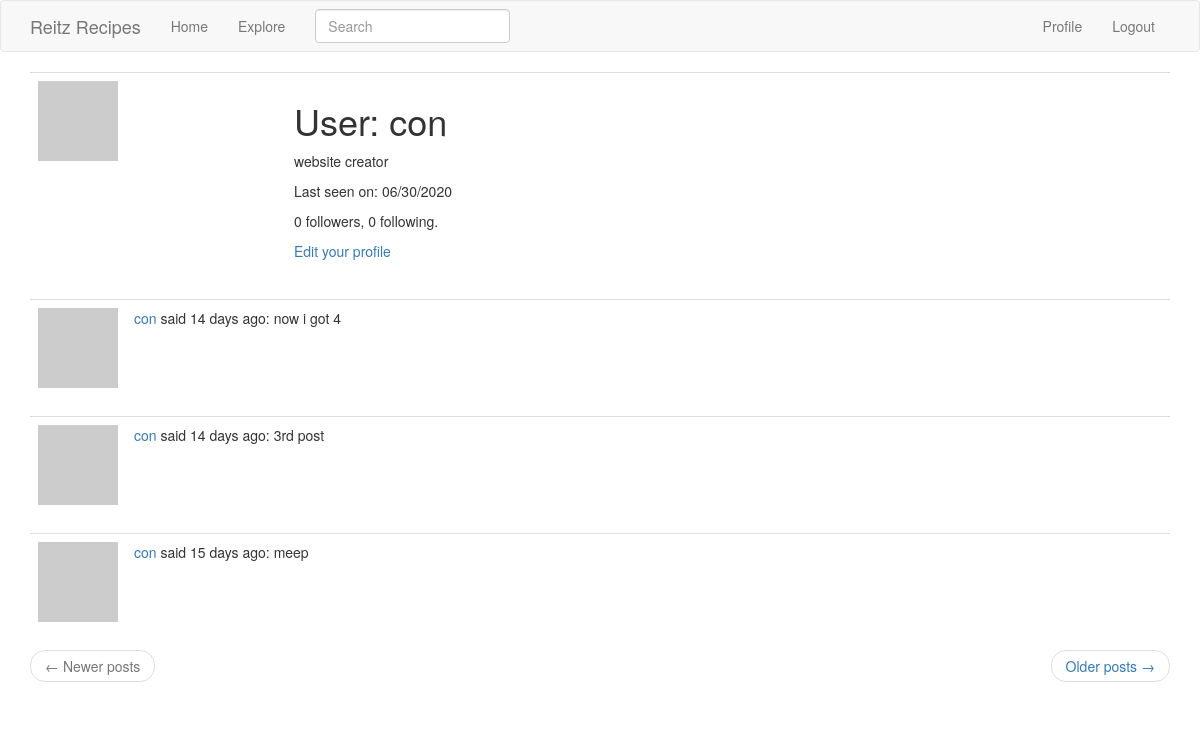
/user/con (signed in), run on an earlier commit of the app's database.
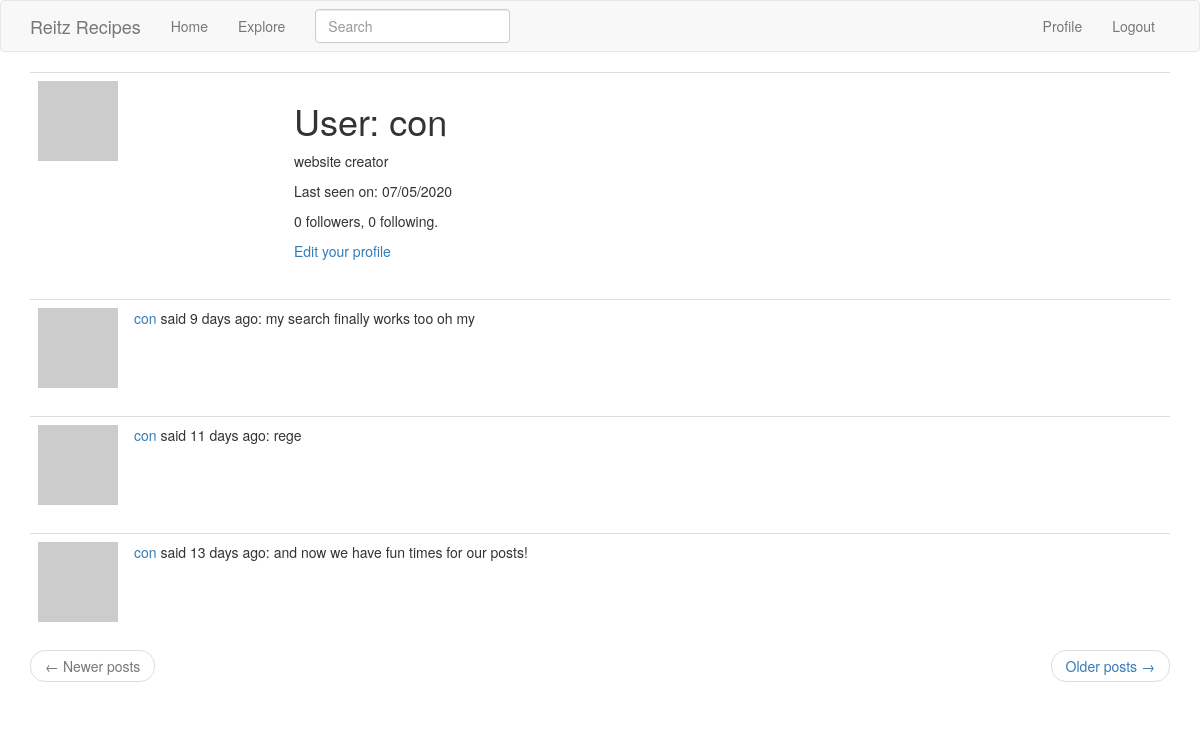
And on a later commit of the database.
### app/models.py (models this page shows, shortened)
class PaginatedAPIMixin(object):
    @staticmethod
    def to_collection_dict(query, page, per_page, endpoint, **kwargs):
        resources = query.paginate(page, per_page, False)
        data = {
        'items': [item.to_dict() for item in resources.items],
            '_meta': {
                'page': page,
                'per_page': per_page,
                'total_pages': resources.pages,
                'total_items': resources.total
            },
            '_links': {
                'self': url_for(endpoint, page=page, per_page=per_page,
                                **kwargs),
                'next': url_for(endpoint, page=page + 1, per_page=per_page,
                                **kwargs) if resources.has_next else None,
                'prev': url_for(endpoint, page=page - 1, per_page=per_page,
                                **kwargs) if resources.has_prev else None
            }
        }
        return data

class User(PaginatedAPIMixin, UserMixin, db.Model):
    id = db.Column(db.Integer, primary_key=True)
    username = db.Column(db.String(64), index=True, unique=True)
    email = db.Column(db.String(120), index=True, unique=True)
    password_hash = (db.Column(db.String(128)))
    posts = db.relationship('Post', backref='author', lazy='dynamic')
    about_me = db.Column(db.String(140))
    last_seen = db.Column(db.DateTime, default=datetime.utcnow)
    token = db.Column(db.String(32), index=True, unique=True)
    token_expiration = db.Column(db.DateTime);
    def avatar(self, size):
        digest = md5(self.email.lower().encode('utf-8')).hexdigest()
        return 'https://www.gravatar.com/avatar/{}?d=identicon&s={}'.format(
            digest, size)
    followed = db.relationship(
        'User', secondary=followers,
        primaryjoin=(followers.c.follower_id == id),
        secondaryjoin=(followers.c.followed_id == id),
        backref=db.backref('followers', lazy='dynamic'), lazy='dynamic')

class SearchableMixin(object):
    @classmethod
    def before_commit(cls, session):
        session._changes = {
            'add': list(session.new),
            'update': list(session.dirty),
            'delete': list(session.deleted)
        }
    @classmethod
    def after_commit(cls, session):
        for obj in session._changes['add']:
            if isinstance(obj, SearchableMixin):
                add_to_index(obj.__tablename__, obj)
        for obj in session._changes['update']:
            if isinstance(obj, SearchableMixin):
                add_to_index(obj.__tablename__, obj)
        for obj in session._changes['delete']:
            if isinstance(obj, SearchableMixin):
                remove_from_index(obj.__tablename__, obj)
        session._changes = None

class Post(SearchableMixin, db.Model):
    __searchable__ = ['body']
    id = db.Column(db.Integer, primary_key=True)
    body = db.Column(db.String(140))
    timestamp = db.Column(db.DateTime, index=True, default=datetime.utcnow)
    user_id = db.Column(db.Integer, db.ForeignKey('user.id'))

### app/main/routes.py (the view)
@bp.route('/user/<username>')
@login_required
def user(username):
    user = User.query.filter_by(username=username).first_or_404()
    page = request.args.get('page', 1, type=int)
    posts = user.posts.order_by(Post.timestamp.desc()).paginate(
        page, current_app.config['POSTS_PER_PAGE'], False)
    next_url = url_for('main.user', username=user.username, page=posts.next_num) \
        if posts.has_next else None
    prev_url = url_for('main.user', username=user.username, page=posts.prev_num) \
        if posts.has_prev else None
    form = EmptyForm()
    return render_template('user.html', user=user, posts=posts.items, next_url=next_url,
        prev_url=prev_url, form=form)

### app/main/forms.py
class SearchForm(FlaskForm):
    q = StringField('Search', validators=[DataRequired()])
    def __init__(self, *args, **kwargs):
        if 'formdata' not in kwargs:
            kwargs['formdata'] = request.args
        if 'csrf_enabled' not in kwargs:
            kwargs['csrf_enabled'] = False
        super(SearchForm, self).__init__(*args, **kwargs)

class EmptyForm(FlaskForm):
    submit = SubmitField('Submit')

### app/main/routes.py (called while the page is built)
@bp.before_request
def before_request():
    if current_user.is_authenticated:
        current_user.last_seen = datetime.utcnow()
        db.session.commit()
        g.search_form = SearchForm()

### app/models.py (called while the page is built)
@login.user_loader
def load_user(id):
    return User.query.get(int(id))

### app/templates/user.html (shortened to what this page needs)
{% extends "base.html" %}
{% block app_content %}
    <table class="table table-hover">
        <tr>
            <td width="256px"><img src="{{ user.avatar(256) }}"></td>
            <td>
                <h1>User: {{ user.username }}</h1>
                {% if user.about_me %}<p>{{ user.about_me }}</p>{% endif %}
                {% if user.last_seen %}<p>Last seen on: {{ moment(user.last_seen).format('L') }}</p>{% endif %}
                <p>{{ user.followers.count() }} followers, {{ user.followed.count() }} following.</p>
                {% if user == current_user %}
                <p><a href="{{ url_for('main.edit_profile') }}">Edit your profile</a></p>
                {% endif %}
            </td>
        </tr>
    </table>
    {% for post in posts %}
        {% include '_post.html' %}
    {% endfor %}
    <nav aria-label="...">
        <ul class="pager">
            <li class="previous{% if not prev_url %} disabled{% endif %}">
                <a href="{{ prev_url or '#' }}">
                    <span aria-hidden="true">&larr;</span> Newer posts
                </a>
            </li>
            <li class="next{% if not next_url %} disabled{% endif %}">
                <a href="{{ next_url or '#' }}">
                    Older posts <span aria-hidden="true">&rarr;</span>
                </a>
            </li>
        </ul>
    </nav>
{% endblock %}

### app/templates/_post.html
<table class="table table-hover">
    <tr>
        <td width="70px">
            <a href="{{ url_for('main.user', username=post.author.username )}}">
                <img src="{{ post.author.avatar(70) }}"/>
            </a>
        </td>
        <td>
            <a href="{{ url_for('main.user', username=post.author.username )}}">
                {{ post.author.username }}
            </a>
            said {{ moment(post.timestamp).fromNow()  }}:
            {{ post.body }}
        </td>
    </tr>
</table>

What changed in the data, as far as the page shows it:
no longer on this page (row unchanged): Post: author.username "con", timestamp "14 days ago", body "now i got 4"
no longer on this page (row unchanged): Post: author.username "con", timestamp "14 days ago", body "3rd post"
no longer on this page (row unchanged): Post: author.username "con", timestamp "15 days ago", body "meep"
changed User "con": last_seen "06/30/2020" → "07/05/2020"
added Post: author.username "con", timestamp "9 days ago", body "my search finally works too oh my"
added Post: author.username "con", timestamp "11 days ago", body "rege"
added Post: author.username "con", timestamp "13 days ago", body "and now we have fun times for our posts!"
